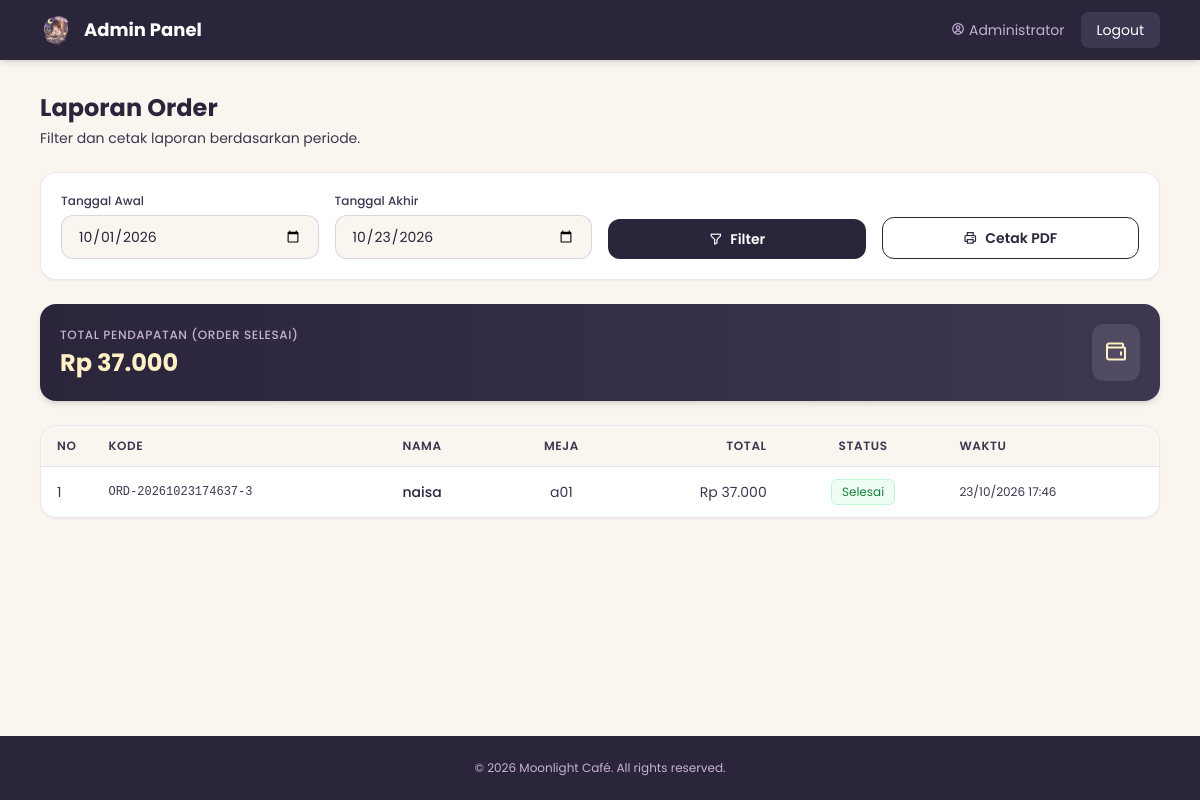
Page /admin/laporan.php (signed in) on the committed database.
### tables this page shows
CREATE TABLE `orders` (
  `id` int(11) NOT NULL,
  `kode_order` varchar(20) NOT NULL,
  `pelanggan_id` int(11) NOT NULL,
  `no_meja` varchar(10) NOT NULL,
  `total_harga` decimal(12,2) NOT NULL,
  `status` enum('pending','diproses','selesai','dibatalkan') DEFAULT 'pending',
  `catatan` text DEFAULT NULL,
  `waktu_order` datetime DEFAULT current_timestamp()
);

CREATE TABLE `pelanggan` (
  `id` int(11) NOT NULL,
  `nama` varchar(100) NOT NULL,
  `no_meja` varchar(10) NOT NULL,
  `no_hp` varchar(20) DEFAULT NULL,
  `waktu_datang` datetime DEFAULT current_timestamp()
);

### config/koneksi.php (called while the page is built, shortened)
<?php
function rupiah($angka) {
    return "Rp " . number_format($angka, 0, ',', '.');
}
$base_url = "http://localhost/taking_order_canai/";
?>

### admin/laporan.php (the view, shortened to what this page needs)
<?php
require_once '../config/koneksi.php';
include '../includes/header.php';
$tgl_awal  = $_GET['tgl_awal']  ?? date('Y-m-01');
$tgl_akhir = $_GET['tgl_akhir'] ?? date('Y-m-d');
$ta = mysqli_real_escape_string($koneksi, $tgl_awal);
$tk = mysqli_real_escape_string($koneksi, $tgl_akhir);
$q = mysqli_query($koneksi, "SELECT o.*, p.nama FROM orders o
                             JOIN pelanggan p ON o.pelanggan_id = p.id
                             WHERE DATE(o.waktu_order) BETWEEN '$ta' AND '$tk'
                             ORDER BY o.waktu_order DESC");
$total_pendapatan = 0;
$data = [];
while ($row = mysqli_fetch_assoc($q)) {
    $data[] = $row;
    if ($row['status'] == 'selesai') $total_pendapatan += $row['total_harga'];
}
?>
<nav class="bg-midnight text-white shadow-md">
    <div class="container mx-auto px-4 py-3 flex justify-between items-center max-w-6xl">
        <a class="text-lg font-bold flex items-center gap-3" href="<?= $base_url; ?>admin/dashboard.php">
            <img src="<?= $base_url; ?>assets/logo-brand.png" alt="Logo" class="h-8 w-auto object-contain">
            <span class="hidden sm:block">Admin Panel</span>
        </a>
        <div class="flex items-center gap-4">
            <span class="text-sm text-lavender hidden md:inline"><i class='bx bx-user-circle mr-1'></i><?= htmlspecialchars($_SESSION['admin_nama']); ?></span>
            <a href="logout.php" class="text-sm bg-slate hover:bg-wood px-4 py-2 rounded-lg transition">Logout</a>
        </div>
    </div>
</nav>
<div class="container mx-auto px-4 py-8 max-w-6xl flex-grow">
    <div class="mb-6">
        <h1 class="text-2xl font-bold text-midnight">Laporan Order</h1>
        <p class="text-slate text-sm mt-1">Filter dan cetak laporan berdasarkan periode.</p>
    </div>
    <div class="bg-white rounded-2xl shadow-sm border border-lavender/30 p-5 mb-6">
        <form method="GET" class="grid grid-cols-1 sm:grid-cols-2 lg:grid-cols-4 gap-4 items-end">
            <div>
                <label class="block text-xs font-medium text-slate mb-1.5">Tanggal Awal</label>
                <input type="date" name="tgl_awal" class="w-full px-4 py-2.5 bg-cream border border-lavender/50 rounded-xl focus:ring-2 focus:ring-amber focus:outline-none text-sm" value="<?= $tgl_awal; ?>">
            </div>
            <div>
                <label class="block text-xs font-medium text-slate mb-1.5">Tanggal Akhir</label>
                <input type="date" name="tgl_akhir" class="w-full px-4 py-2.5 bg-cream border border-lavender/50 rounded-xl focus:ring-2 focus:ring-amber focus:outline-none text-sm" value="<?= $tgl_akhir; ?>">
            </div>
            <div>
                <button class="w-full bg-midnight hover:bg-slate text-white font-semibold py-2.5 rounded-xl transition flex items-center justify-center gap-2 text-sm">
                    <i class='bx bx-filter-alt'></i> Filter
                </button>
            </div>
            <div>
                <a href="cetak_laporan.php?tgl_awal=<?= $tgl_awal; ?>&tgl_akhir=<?= $tgl_akhir; ?>" target="_blank" class="w-full bg-white border border-midnight text-midnight hover:bg-midnight hover:text-white font-semibold py-2.5 rounded-xl transition flex items-center justify-center gap-2 text-sm">
                    <i class='bx bx-printer'></i> Cetak PDF
                </a>
            </div>
        </form>
    </div>
    <div class="bg-gradient-to-r from-midnight to-slate rounded-2xl p-5 mb-6 text-white flex items-center justify-between shadow-md">
        <div>
            <p class="text-lavender text-xs uppercase tracking-wider font-medium mb-1">Total Pendapatan (Order Selesai)</p>
            <h2 class="text-2xl font-bold text-moon"><?= rupiah($total_pendapatan); ?></h2>
        </div>
        <div class="bg-white/10 p-3 rounded-xl hidden sm:block">
            <i class='bx bx-wallet text-2xl text-moon'></i>
        </div>
    </div>
    <div class="bg-white rounded-2xl shadow-sm border border-lavender/30 overflow-hidden">
        <div class="overflow-x-auto">
            <table class="w-full text-sm text-left">
                <thead class="bg-cream text-slate uppercase text-xs tracking-wider border-b border-lavender/30">
                    <tr>
                        <th class="px-4 py-3 font-semibold w-12">No</th>
                        <th class="px-4 py-3 font-semibold">Kode</th>
                        <th class="px-4 py-3 font-semibold">Nama</th>
                        <th class="px-4 py-3 font-semibold text-center">Meja</th>
                        <th class="px-4 py-3 font-semibold text-right">Total</th>
                        <th class="px-4 py-3 font-semibold text-center">Status</th>
                        <th class="px-4 py-3 font-semibold">Waktu</th>
                    </tr>
                </thead>
                <tbody class="divide-y divide-lavender/20">
                    <?php if (empty($data)): ?>
                        <tr>
                            <td colspan="7" class="px-4 py-10 text-center text-slate">
                                <i class='bx bx-folder-open text-4xl text-lavender mb-2 block'></i>
                                Tidak ada data pada periode ini.
                            </td>
                        </tr>
                    <?php else: ?>
                        <?php $no = 1; foreach ($data as $o): ?>
                        <tr class="hover:bg-cream/50 transition">
                            <td class="px-4 py-3 text-slate"><?= $no++; ?></td>
                            <td class="px-4 py-3 font-mono text-xs text-slate"><?= htmlspecialchars($o['kode_order']); ?></td>
                            <td class="px-4 py-3 font-medium text-midnight"><?= htmlspecialchars($o['nama']); ?></td>
                            <td class="px-4 py-3 text-center text-slate"><?= htmlspecialchars($o['no_meja']); ?></td>
                            <td class="px-4 py-3 text-right text-slate"><?= rupiah($o['total_harga']); ?></td>
                            <td class="px-4 py-3 text-center">
                                <?php
                                $badgeClass = 'bg-gray-100 text-gray-700 border-gray-200';
                                if ($o['status']=='pending') $badgeClass = 'bg-yellow-50 text-yellow-700 border-yellow-200';
                                elseif ($o['status']=='diproses') $badgeClass = 'bg-blue-50 text-blue-700 border-blue-200';
                                elseif ($o['status']=='selesai') $badgeClass = 'bg-green-50 text-green-700 border-green-200';
                                elseif ($o['status']=='dibatalkan') $badgeClass = 'bg-red-50 text-red-700 border-red-200';
                                ?>
                                <span class="inline-block border text-xs px-2.5 py-1 rounded-md <?= $badgeClass; ?>"><?= ucfirst($o['status']); ?></span>
                            </td>
                            <td class="px-4 py-3 text-xs text-slate"><?= date('d/m/Y H:i', strtotime($o['waktu_order'])); ?></td>
                        </tr>
                        <?php endforeach; ?>
                    <?php endif; ?>
                </tbody>
            </table>
        </div>
    </div>
</div>
<?php include '../includes/footer.php'; ?>

### includes/header.php (style rules this page uses)
body { background-color: #FAF5EE; color: #2A253B; }

### rows in the picture
orders: kode_order "ORD-20261023174637-3", pelanggan.nama "naisa", no_meja "a01", total_harga "Rp 37.000", status "Selesai", waktu_order "23/10/2026 17:46"

### other values in the picture
$_SESSION['admin_nama'] "Administrator"
rupiah($total_pendapatan) "Rp 37.000"
